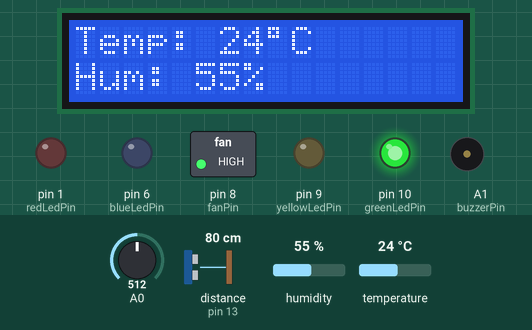
Recording of a sketch running on a simulated Arduino Uno, built with avr-gcc and run on an emulated ATmega328P. Shown: 16×2 character LCD, switched loads named in the sketch (green lamp = pin HIGH), output pins drawn as LEDs (lit = HIGH), buzzer (waves = sounding). Wiring (inferred from the names in the program): ultrasonic range finder: trigger pin 7; echo pin 13. The test bench sets the inputs (shaded band); at power-on: humidity 55 %, distance to the obstacle (sensor on pin 13) 80 cm, temperature 24 °C, A0 = 512. The echo pulse lasts 58.3 µs per cm; pins used as bus, display or sensor lines are not drawn.

Above: at 1.2 s.
1.3 s: humidity set to 41 %
At 2.0 s:
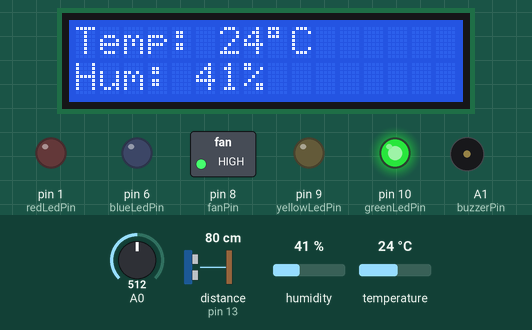
2.8 s: humidity set to 38 %
At 4.0 s:
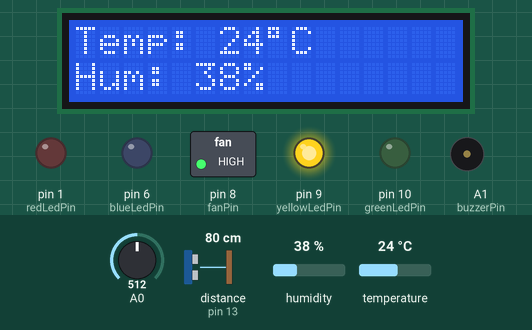
4.3 s: distance to the obstacle (sensor on pin 13) set to 22 cm
5.8 s: distance to the obstacle (sensor on pin 13) set to 19 cm
At 6.0 s:
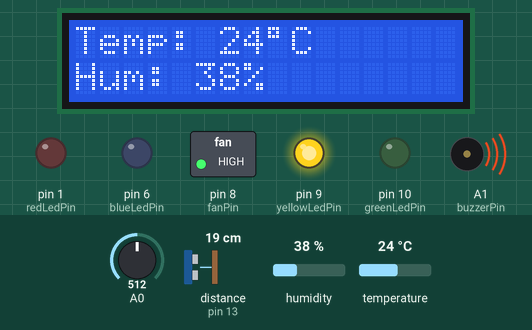
7.6 s: temperature set to 12 °C
At 7.79 s:
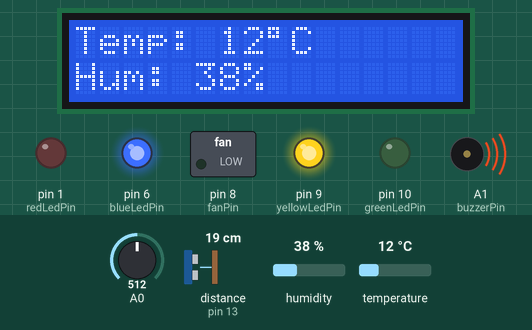
9.3 s: temperature set to 17 °C
At 9.46 s:
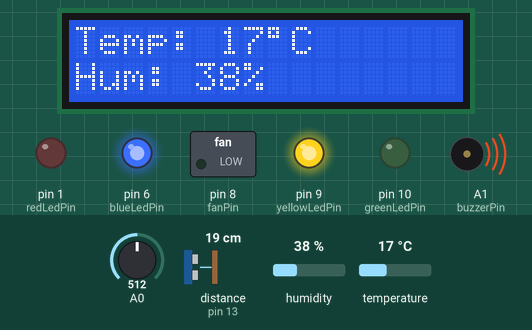
10.9 s: temperature set to 20 °C
At 11.13 s:
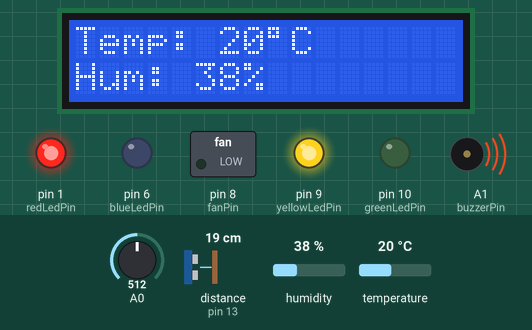
Timing chart, 0 to 13.6 s (numbered marks = the images above; inputs shaded):
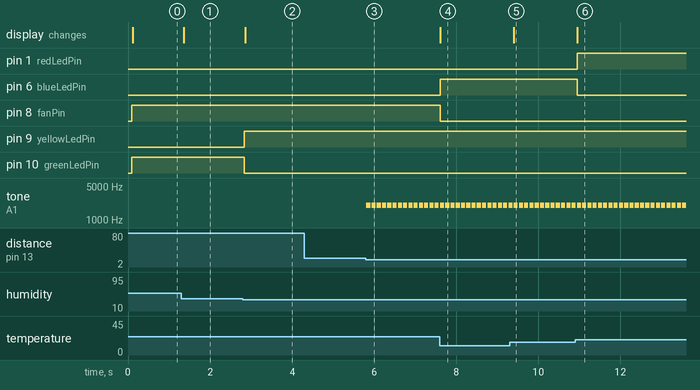

Measured:
- the behaviour switches between 40 and 39 % on humidity (found by bisection; images 1 and 2)
- the behaviour switches between 21 and 20 cm on distance to the obstacle (sensor on pin 13) (found by bisection; images 2 and 3)
- the behaviour switches between 18 and 19 °C on temperature (found by bisection; images 5 and 6)
- after the input at 1.3 s, the display: changes after 0.06 s (image 1)
- after the input at 2.8 s, pin 9 (yellowLedPin): LOW → HIGH at once; pin 10 (greenLedPin): HIGH → LOW at once; the display: changes after 0.06 s (image 2)
- after the input at 5.8 s, tone on A1 (buzzerPin): alternates 2000 Hz for 0.10 s and silent for 0.03 s, starting at once
- after the input at 7.6 s, pin 6 (blueLedPin): LOW → HIGH at once; pin 8 (fanPin): HIGH → LOW at once; the display: changes at once (image 4)
- after the input at 9.3 s, the display: changes after 0.10 s (image 5)
- after the input at 10.9 s, pin 1 (redLedPin): LOW → HIGH at once; pin 6 (blueLedPin): HIGH → LOW at once; the display: changes at once (image 6)

The sketch:

tableauDeBord.ino
```cpp
#include <dht11.h>
#include <LiquidCrystal.h>

#define DHT11_PIN A2
dht11 DHT11;
//définition type de variable
int temperature;
int humidity;
int lum;
int distance;

//definition des ports de connection des modules
const int blueLedPin = 6;
const int greenLedPin = 10;
const int yellowLedPin = 9;
const int redLedPin = 1;
const int fanPin = 8;
const int buzzerPin = A1;
const int trigPin = 7;
const int echoPin = 13;
LiquidCrystal lcd(12, 11, 5, 4, 3, 2);

void setup() {
  pinMode(blueLedPin, OUTPUT);
  pinMode(greenLedPin, OUTPUT);
  pinMode(yellowLedPin, OUTPUT);
  pinMode(redLedPin, OUTPUT);
  pinMode(fanPin, OUTPUT);
  pinMode(buzzerPin, OUTPUT);
  pinMode(trigPin, OUTPUT);
  pinMode(echoPin, INPUT);
  lcd.begin(16, 2);
}

void loop() {
  // Mesure de la température et de l'humidité
  int chk = DHT11.read(DHT11_PIN);
  temperature = DHT11.temperature;
  humidity = DHT11.humidity;

  // Mesure de la luminosité
  lum = analogRead(A0);

  // Mesure de la distance
  digitalWrite(trigPin, LOW);
  delayMicroseconds(2);
  digitalWrite(trigPin, HIGH);
  delayMicroseconds(10);
  digitalWrite(trigPin, LOW);
  int duration = pulseIn(echoPin, HIGH);
  distance = duration * 0.034 / 2;

  // Affichage des mesures sur l'afficheur LCD
  lcd.setCursor(0,0);
  lcd.print("Temp: ");
  lcd.print(temperature);
  lcd.print((char)223);
  lcd.print("C ");
  lcd.setCursor(0,1);
  lcd.print("Hum: ");
  lcd.print(humidity);
  lcd.print("%   ");

  // Bouton pour faire défiler les informations
  if(digitalRead(13) == HIGH){
    lcd.scrollDisplayLeft();
    delay(500);
  }

  // Gestion des LED et du ventilateur en fonction de la température
  if (temperature >= 10 && temperature <= 18) {
    digitalWrite(blueLedPin, HIGH);
    digitalWrite(greenLedPin, LOW);
    digitalWrite(yellowLedPin, LOW);
    digitalWrite(redLedPin, LOW);
    digitalWrite(fanPin, LOW);
  } else if (temperature >= 19 && temperature <= 21) {
    digitalWrite(blueLedPin, LOW);
    digitalWrite(greenLedPin, LOW);
    digitalWrite(yellowLedPin, LOW);
    digitalWrite(redLedPin, HIGH);
    digitalWrite(fanPin, LOW);
  } else if (temperature > 22) {
    digitalWrite(blueLedPin, LOW);
    digitalWrite(greenLedPin, LOW);
    digitalWrite(yellowLedPin, LOW);
    digitalWrite(redLedPin, LOW);
    digitalWrite(fanPin, HIGH);
  } else {
    digitalWrite(blueLedPin, LOW);
digitalWrite(greenLedPin, LOW);
digitalWrite(yellowLedPin, LOW);
digitalWrite(redLedPin, LOW);
digitalWrite(fanPin, LOW);
    }

// Gestion des LED en fonction de l'humidité
if (humidity >= 40 && humidity <= 60) {
digitalWrite(greenLedPin, HIGH);
digitalWrite(yellowLedPin, LOW);
} else {
digitalWrite(greenLedPin, LOW);
digitalWrite(yellowLedPin, HIGH);
}

// Avertissement sonore si la distance est inférieure à 20 cm
if (distance < 20) {
tone(buzzerPin, 2000);
delay(100);
noTone(buzzerPin);
} else {
noTone(buzzerPin);
}
}
```
